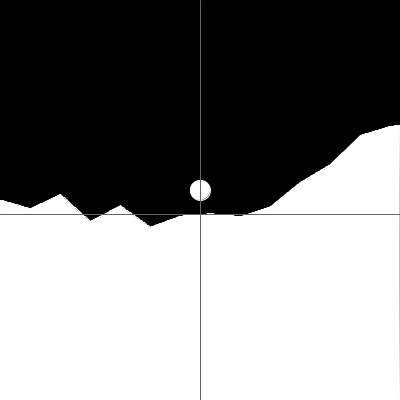
Frame 1 (no input)
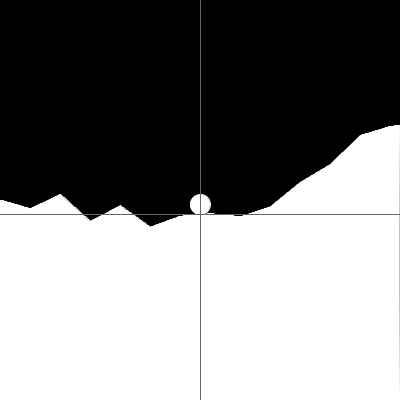
Frame 60 (the mouse pressed at the canvas centre just before this capture)
Frame 120 (the mouse held since frame 60 and released just before this capture): identical to frame 60, image omitted

The Processing sketch that drew these frames (run headless with seeded random() and noise(); from frame 60 on, the mouse is pressed at the canvas centre):

// Processing sketch: processing_94423
// ── processing_94423.pde

ArrayList <Float> ylist = new ArrayList<Float>();
int scrollx = 200;
float additive = 200;
float wta;
int x = 200; 
float y = 200;
float xvel, yvel = 0, ybase;
void setup() {
  size(400, 400);
  strokeWeight(1);
  stroke(255);
  ylist.add(float(200));
      for(int j = 0; j < width/30+1; j++) {
      wta=random(-1, 1);
      for(int i = 0; i < 30; i++) {
        additive+=wta;
        ylist.add(additive);
      }
    }
}
void draw() {
  stroke(255);
  x+=xvel;
  ybase = ylist.get(int(x));
  if(y >= ybase) {
    yvel=0;
    y=ybase;
  }
  else {
    yvel+=0.4;
  }
  if(keyPressed && key == ' ' && y>=ybase) {
    yvel = -7;
  }
  if(x>width-1 && xvel > 0) {
    x-=xvel;
  }
  if(x<1 && xvel < 0) {
    x-=xvel;
  }
  background(0);
  ellipse(x, y-10, 20, 20);
    beginShape();
    vertex(0, 400);
  for(int i = 0; i < width; i++) {
    //point(i, ylist.get(i));
    vertex(i, ylist.get(i));
  }
  vertex(400, 400);
  endShape();
  if(keyPressed) {
      if(key == 'd') {
      xvel = 2;
      }
    if(key == 'a') {
    xvel = -2;
    }
    }
    else {
      xvel = 0;
    }
    y+=yvel;
    stroke(100);
    line(x, 0, x, 400);
    line(0, ylist.get(x), 400, ylist.get(x));
  }
